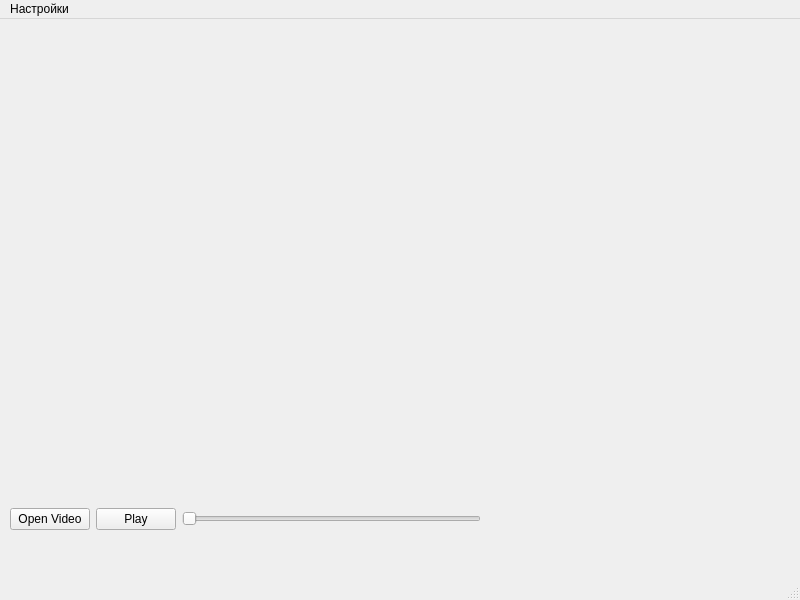
<?xml version="1.0" encoding="UTF-8"?>
<ui version="4.0">
 <class>MainWindow</class>
 <widget class="QMainWindow" name="MainWindow">
  <property name="geometry">
   <rect>
    <x>0</x>
    <y>0</y>
    <width>800</width>
    <height>600</height>
   </rect>
  </property>
  <property name="windowTitle">
   <string>MainWindow</string>
  </property>
  <widget class="QWidget" name="centralwidget">
   <widget class="QWidget" name="horizontalLayoutWidget">
    <property name="geometry">
     <rect>
      <x>10</x>
      <y>460</y>
      <width>471</width>
      <height>80</height>
     </rect>
    </property>
    <layout class="QHBoxLayout" name="horizontalLayout">
     <item>
      <widget class="QPushButton" name="openVideo">
       <property name="text">
        <string>Open Video</string>
       </property>
      </widget>
     </item>
     <item>
      <widget class="QPushButton" name="playButton">
       <property name="text">
        <string>Play</string>
       </property>
      </widget>
     </item>
     <item>
      <widget class="QSlider" name="horizontalSlider">
       <property name="orientation">
        <enum>Qt::Horizontal</enum>
       </property>
      </widget>
     </item>
    </layout>
   </widget>
  </widget>
  <widget class="QMenuBar" name="menubar">
   <property name="geometry">
    <rect>
     <x>0</x>
     <y>0</y>
     <width>800</width>
     <height>26</height>
    </rect>
   </property>
   <widget class="QMenu" name="options">
    <property name="title">
     <string>Настройки</string>
    </property>
    <addaction name="playlist"/>
   </widget>
   <addaction name="options"/>
  </widget>
  <widget class="QStatusBar" name="statusbar"/>
  <action name="playlist">
   <property name="text">
    <string>Плейлисты</string>
   </property>
  </action>
 </widget>
 <resources/>
 <connections/>
</ui>
